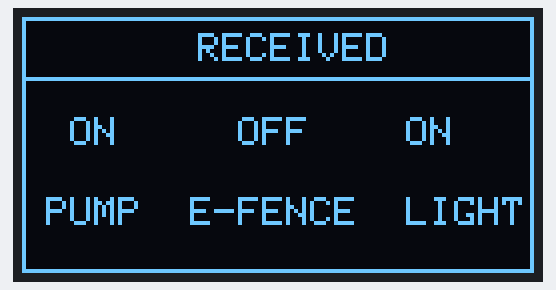
This sketch was run on a simulated Arduino Uno, built with avr-gcc and run on an emulated ATmega328P. Parts: 128×64 one-colour display.

Above: at 1.1 s.

The sketch:

oledTest.ino
```cpp
#include <Adafruit_SSD1306.h>
#define SCREEN_WIDTH 128 // OLED display width, in pixels
#define SCREEN_HEIGHT 64 // OLED display height, in pixels


// Declaration for an SSD1306 display connected to I2C (SDA, SCL pins)
#define OLED_RESET -1 // Reset pin # (or -1 if sharing Arduino reset pin)
Adafruit_SSD1306 display(SCREEN_WIDTH, SCREEN_HEIGHT, &Wire, OLED_RESET);

int rState=1;
String state="101";
String pinStatus= state;
void setup()
  {

  if(!display.begin(SSD1306_SWITCHCAPVCC, 0x3C)) {
    Serial.println(F("SSD1306 allocation failed"));
    for(;;);
  }
  delay(1000);
  display.setTextSize(2);
  display.setTextColor(WHITE);
  display.clearDisplay();
}

void loop() {
if(rState)
    {
      displayStatus("      RECEIVED",relayState(pinStatus));//777,//888
    }
    else
    {

      displayStatus("   NOT RECEIVED","PRESS STATUS.....");
    }


}

void displayStatus(String text1, String text2)
{
  display.clearDisplay();
  display.setTextSize(1);
  display.setCursor(8,4);
  display.print(text1);

  display.drawRect(0, 0, 128, 64, WHITE);
  display.drawLine(0,15, display.width()-1,15, WHITE);
  display.setCursor(0,45);
  display.print(" PUMP  E-FENCE  LIGHT");
  display.setCursor(12,25);
  display.print(text2);
  display.display();//updates the display with the changes made using the previous commands
}

String relayState(String state)
{
  String feedString = "";
  if (state.substring(0,1) == "1"){ feedString = "ON     ";}
  else { feedString = "OFF    ";}
  if (state.substring(1,2) == "1"){ feedString = feedString + "ON     ";}
  else { feedString = feedString + "OFF    ";}
  if (state.substring(2,3) == "1"){ feedString = feedString + "ON     ";}
  else { feedString = feedString + "OFF    ";}
  return feedString;
}
```
